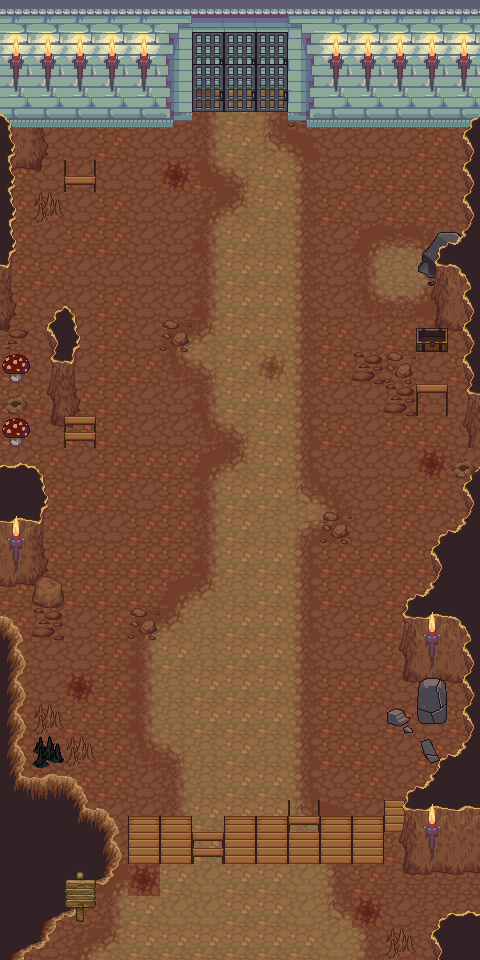

Rendered tile map (Tiled .tmx) drawn with the repository's tilesets; below, a short description and the map source with its tile grids summarised:
An orthogonal 15x30 tile map with 32x32 px tiles, 8 tile layers (background, road, woodwall_behind, walls, ...), 3 tilesets.

<map version="1.2" tiledversion="1.2.4" orientation="orthogonal" renderorder="right-down" compressionlevel="0" width="15" height="30" tilewidth="32" tileheight="32" infinite="0" nextlayerid="9" nextobjectid="1">
 <tileset firstgid="1" source="terrain_atlas.tsx" />
 <tileset firstgid="1025" source="base_out_atlas.tsx" />
 <tileset firstgid="2049" source="snowmountain.tsx" />
 <layer id="1" name="background" width="15" height="30" locked="1">
  <data>[450 cells, 450 non-empty, 2 distinct tile ids]</data>
 </layer>
 <layer id="6" name="road" width="15" height="30" locked="1">
  <data>[450 cells, 171 non-empty, 16 distinct tile ids]</data>
 </layer>
 <layer id="4" name="woodwall_behind" width="15" height="30" locked="1">
  <data>[450 cells, 7 non-empty, 6 distinct tile ids]</data>
 </layer>
 <layer id="2" name="walls" width="15" height="30" locked="1">
  <data>[450 cells, 124 non-empty, 30 distinct tile ids]</data>
 </layer>
 <layer id="3" name="woodwall" width="15" height="30">
  <data>[450 cells, 28 non-empty, 7 distinct tile ids]</data>
 </layer>
 <layer id="5" name="detail_ground" width="15" height="30">
  <data>[450 cells, 54 non-empty, 25 distinct tile ids]</data>
 </layer>
 <layer id="7" name="door" width="15" height="30">
  <data>[450 cells, 57 non-empty, 15 distinct tile ids]</data>
 </layer>
 <layer id="8" name="details_door" width="15" height="30">
  <data>[450 cells, 31 non-empty, 6 distinct tile ids]</data>
 </layer>
</map>
